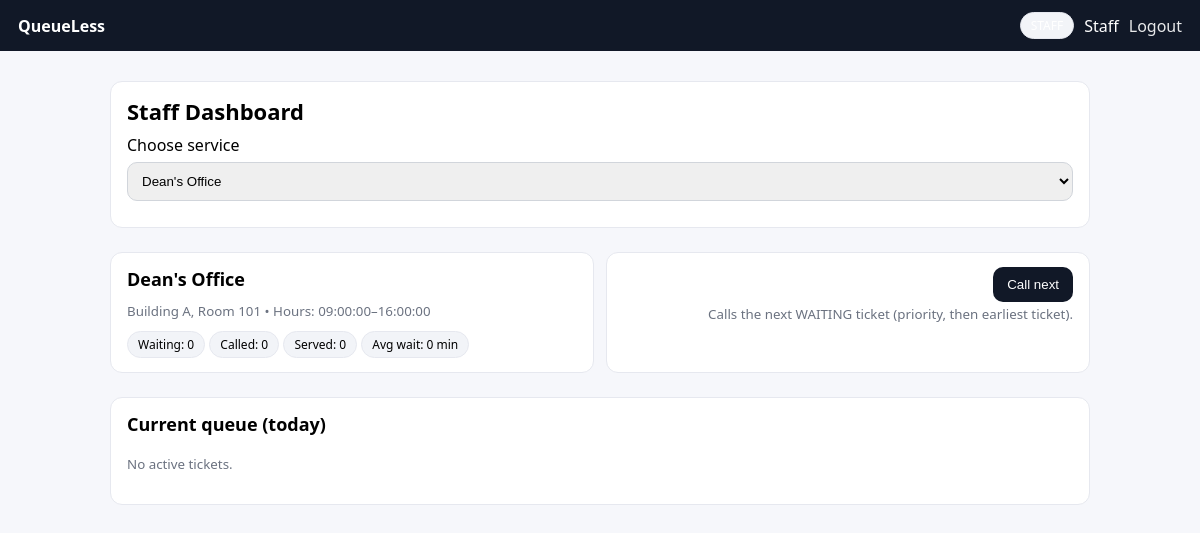
/public/staff.php?service_id=1 (signed in), run on the app's committed database.
### tables this page shows
CREATE TABLE IF NOT EXISTS services (
  id INT AUTO_INCREMENT PRIMARY KEY,
  name VARCHAR(160) NOT NULL,
  location VARCHAR(220) NOT NULL,
  open_time TIME NOT NULL,
  close_time TIME NOT NULL,
  avg_service_minutes INT NOT NULL DEFAULT 5,
  is_active TINYINT(1) NOT NULL DEFAULT 1,
  created_at DATETIME NOT NULL
);

### app/db.php (called while the page is built, shortened)
<?php
function db(): PDO {
  static $pdo = null;
  if ($pdo instanceof PDO) return $pdo;
  $config = require __DIR__ . '/../config/config.php';
  $db = $config['db'];
  $dsn = sprintf(
    'mysql:host=%s;port=%d;dbname=%s;charset=%s',
    $db['host'],
    (int)$db['port'],
    $db['name'],
    $db['charset'] ?? 'utf8mb4'
  );
  $pdo = new PDO($dsn, $db['user'], $db['pass'], [
    PDO::ATTR_ERRMODE => PDO::ERRMODE_EXCEPTION,
    PDO::ATTR_DEFAULT_FETCH_MODE => PDO::FETCH_ASSOC,
    PDO::ATTR_EMULATE_PREPARES => false,
  ]);
  return $pdo;
}

### app/services.php (called while the page is built, shortened)
<?php
function services_all_active(): array {
  $stmt = db()->query('SELECT id, name, location, is_active, open_time, close_time, avg_service_minutes FROM services ORDER BY name');
  return $stmt->fetchAll();
}
function service_get(int $service_id): ?array {
  $stmt = db()->prepare('SELECT * FROM services WHERE id = ?');
  $stmt->execute([$service_id]);
  $s = $stmt->fetch();
  return $s ?: null;
}

### app/helpers.php (called while the page is built, shortened)
<?php
function e(string $s): string {
  return htmlspecialchars($s, ENT_QUOTES | ENT_SUBSTITUTE, 'UTF-8');
}

### app/analytics.php (called while the page is built, shortened)
<?php
function analytics_service_summary(int $service_id): array {
  $stmt = db()->prepare('
    SELECT
      SUM(status="WAITING") AS waiting,
      SUM(status="CALLED") AS called,
      SUM(status="SERVED") AS served,
      SUM(status="NOSHOW") AS noshow
    FROM queue_tickets
    WHERE service_id = ? AND queue_date = CURDATE()
  ');
  $stmt->execute([$service_id]);
  $counts = $stmt->fetch() ?: [];
  $stmt = db()->prepare('
    SELECT AVG(TIMESTAMPDIFF(MINUTE, joined_at, served_at)) AS avg_total_wait
    FROM queue_tickets
    WHERE service_id = ? AND queue_date = CURDATE() AND status = "SERVED" AND served_at IS NOT NULL
  ');
  $stmt->execute([$service_id]);
  $avg = $stmt->fetch();
  return [
    'waiting' => (int)($counts['waiting'] ?? 0),
    'called' => (int)($counts['called'] ?? 0),
    'served' => (int)($counts['served'] ?? 0),
    'noshow' => (int)($counts['noshow'] ?? 0),
    'avg_total_wait_min' => (int)round((float)($avg['avg_total_wait'] ?? 0)),
  ];
}

### app/queue.php (called while the page is built, shortened)
<?php
function queue_list_waiting(int $service_id): array {
  $stmt = db()->prepare('
    SELECT qt.id, qt.ticket_no, qt.status, qt.joined_at,
           u.name AS user_name
    FROM queue_tickets qt
    JOIN users u ON u.id = qt.user_id
    WHERE qt.service_id = ? AND qt.queue_date = CURDATE() AND qt.status IN ("WAITING","CALLED")
    ORDER BY qt.status DESC, qt.ticket_no ASC
  ');
  $stmt->execute([$service_id]);
  return $stmt->fetchAll();
}

### public/staff.php (the view, shortened to what this page needs)
<?php
require_once __DIR__ . '/_layout_top.php';
$services = services_all_active();
$service_id = (int)($_GET['service_id'] ?? 0);
$service = $service_id ? service_get($service_id) : null;
$list = $service_id ? queue_list_waiting($service_id) : [];
$summary = $service_id ? analytics_service_summary($service_id) : null;
?>
<div class="card">
  <h1>Staff Dashboard</h1>
  <form method="get">
    <label>Choose service</label>
    <select name="service_id" onchange="this.form.submit()">
      <?php foreach ($services as $s): ?>
        <option value="<?= (int)$s['id'] ?>" <?= ((int)$s['id'] === $service_id) ? 'selected' : '' ?>>
          <?= e($s['name']) ?><?= ((int)$s['is_active'] ? '' : ' (inactive)') ?>
        </option>
      <?php endforeach; ?>
    </select>
  </form>
</div>
<?php if ($service): ?>
  <div class="row">
    <div class="col card">
      <h2><?= e($service['name']) ?></h2>
      <div><small><?= e($service['location']) ?> • Hours: <?= e($service['open_time']) ?>–<?= e($service['close_time']) ?></small></div>
      <?php if ($summary): ?>
        <div style="margin-top:10px;">
          <span class="badge">Waiting: <?= (int)$summary['waiting'] ?></span>
          <span class="badge">Called: <?= (int)$summary['called'] ?></span>
          <span class="badge">Served: <?= (int)$summary['served'] ?></span>
          <span class="badge">Avg wait: <?= (int)$summary['avg_total_wait_min'] ?> min</span>
        </div>
      <?php endif; ?>
    </div>
    <div class="col card" style="text-align:right;">
      <form method="post" action="api/staff_call_next.php" style="margin:0;">
        <button class="btn" type="submit">Call next</button>
      </form>
      <small>Calls the next WAITING ticket (priority, then earliest ticket).</small>
    </div>
  </div>
  <div class="card">
    <h2>Current queue (today)</h2>
    <?php if (count($list) === 0): ?>
      <p><small>No active tickets.</small></p>
    <?php endif; ?>
  </div>
<?php endif; ?>
<?php require_once __DIR__ . '/_layout_bottom.php'; ?>

### public/assets/style.css (style rules this page uses)
body { font-family: system-ui, -apple-system, Segoe UI, Roboto, Arial, sans-serif; margin: 0; background: #f6f7fb; }
.card { background: #fff; border: 1px solid #e6e8ef; border-radius: 12px; padding: 14px 16px; margin: 12px 0; }
h1 { margin: 0 0 8px 0; font-size: 22px; }
h2 { margin: 0 0 8px 0; font-size: 18px; }
.badge { display:inline-block; padding: 4px 10px; border-radius: 999px; font-size: 12px; border: 1px solid #e6e8ef; background:#f2f4f8; }
.row { display:flex; gap:12px; flex-wrap: wrap; }
.col { flex: 1; min-width: 260px; }
.btn { display:inline-block; padding: 10px 14px; border-radius: 10px; background:#111827; color:#fff; text-decoration:none; border:0; cursor:pointer; }
input, select { width: 100%; padding: 10px; border:1px solid #d1d5db; border-radius:10px; box-sizing:border-box; margin: 6px 0 12px; }
small { color:#6b7280; }

### data on the page
services: name "Dean's Office", location "Building A, Room 101", open_time "09:00:00", close_time "16:00:00"

### other printed values
$u['name'] "Staff"
$summary['waiting'] "0"
$summary['called'] "0"
$summary['served'] "0"
$summary['avg_total_wait_min'] "0"
form field service_id "Dean's Office"
